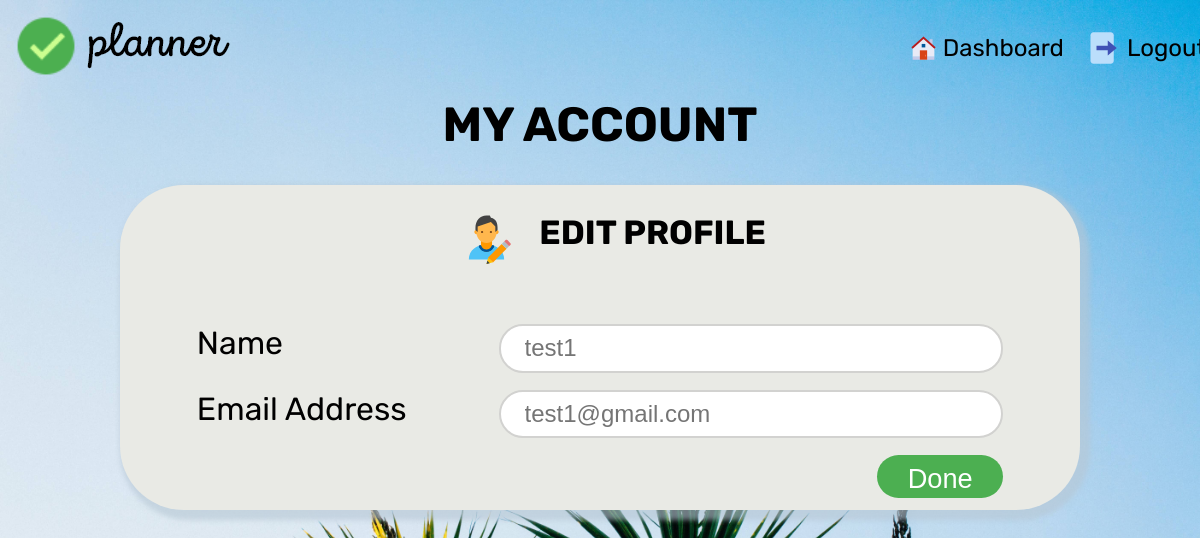
/profile (signed in), run on an earlier commit of the app's database.
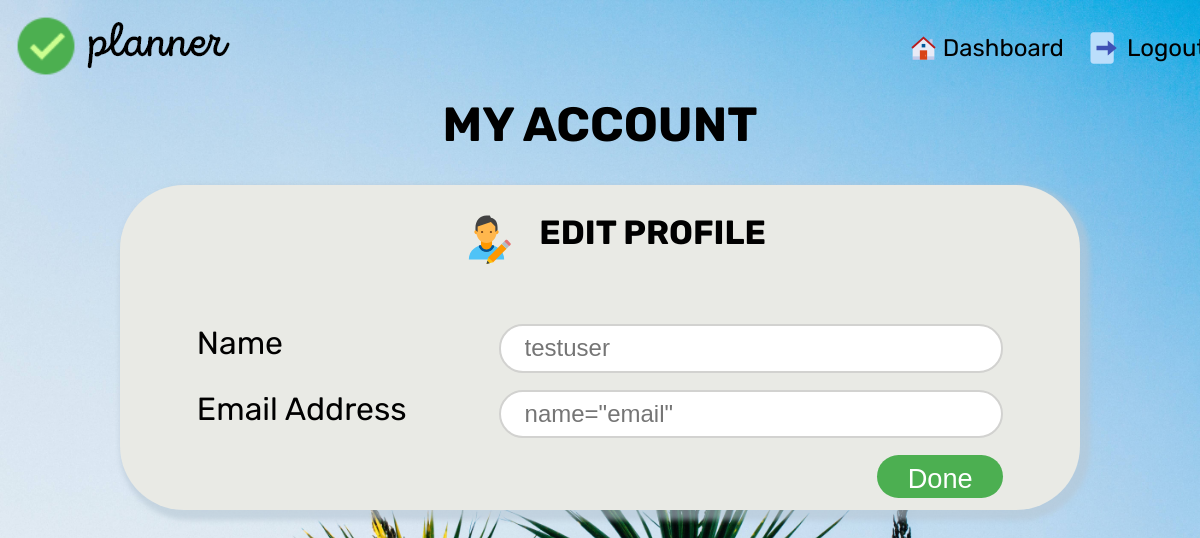
And on a later commit of the database.
### app/models.py (models this page shows, shortened)
class User(UserMixin, db.Model):
    id = db.Column(db.Integer, primary_key=True ) # primary keys are required by SQLAlchemy
    email = db.Column(db.String(100), unique=True)
    password = db.Column(db.String(100))
    name = db.Column(db.String(1000))
    dashboard=db.relationship('Dashboard', backref='creator', lazy='dynamic')

### app/routes.py (the view, shortened to what this page needs)
@app.route('/profile',methods=["GET","POST"])
@login_required
def profile():
    id=current_user.id
    user=User.query.filter_by(id=id).first()
    name=user.name
    email=user.email
    password=user.password
    return render_template('profile.html', name=current_user.name, email=email)

### app/__init__.py (called while the page is built)
@login_manager.user_loader
def load_user(user_id):
    return User.query.get(int(user_id))

### app/templates/profile.html (shortened to what this page needs)
<!DOCTYPE html>
<html lang="en">
  <head>
    <link rel="stylesheet" href="/static/css/profile.css" />
  </head>
  <body class="full">
    <div class="header">
      <div class="logo">
        <a href="{{url_for('index')}}"><img src="/static/assets/icons/logo.png" alt="" /></a>
      </div>
      <div class="home">
        <div class="dashboard">
          <img src="/static/assets/icons/home_48px.svg" alt="" />
          <a href="{{url_for('dashboard')}}">Dashboard</a>
        </div>
        <div class="logout">
          <img src="/static/assets/icons/exit_48px.svg" alt="" />
          <a href="{{url_for('logout')}}">Logout</a>
        </div>
      </div>
    </div>
    <h1>MY ACCOUNT</h1>
    <div class="edit">
      <div class="title">
        <img src="/static/assets/icons/edit-profile_48px.svg" alt="" />
        <h2>EDIT PROFILE</h2>
      </div>
      <form action="" method="POST">
        <div class="details">
          <div class="name">
            <label for="">Name</label>
            <input type="text" placeholder={{name}}  name="name"/>
          </div>
          <div class="email">
            <label for="">Email Address</label>
            <input type="text" placeholder={{email}} name="email" />
          </div>
        </div>
        <div class="done">
          <input type="submit" name="" id="" value="Done">
        </div>
      </form>
    </div>
  </body>
</html>

### app/static/css/profile.css (style rules this page uses)
html,body { margin: 0; left: 0; height: 100%; background-image: url('/static/assets/images/my_account_bg.jpg'); background-size: 100% 100%; background-repeat: no-repeat; background-attachment: fixed; display: flex; flex-direction: column; font-family: 'Rubik', sans-serif; }
.header { display: flex; flex-direction: row; justify-content: space-between; margin: 1%; }
.logo { width: 25%; }
.home { display: flex; flex-direction: row; justify-content: space-around; width: 30%; }
.dashboard, .logout { display: flex; width: 10%; align-items: center; justify-content: space-around; }
.dashboard img { margin: 0 10%; height: auto; }
.logout img { height: 50%; margin: 0 10%; }
.home a { font-size: 1.5rem; margin-left: 5%; text-decoration: none; color: black; }
h1 { margin-top: 0; text-align: center; font-size: 3rem; }
.edit { display: flex; flex-direction: column; justify-content: space-around; background-color: #e9eae5; border-radius: 4rem; padding: 0% 5% 1% 5%; width: 70%; margin: 0% auto; position: center; box-shadow: 5px 5px 5px 5px rgba(181, 199, 211, 0.6); }
.title { display: flex; flex-direction: row; justify-content: center; width: auto; margin: 0 auto; font-size: 1.4rem; }
.title img { width: 10%; padding: 5%; }
form { display: flex; flex-direction: column; justify-content: space-around; }
.details { padding: 2% 0 1% 0; }
.name, .email, .password { margin: 2% 2% 1% 2%; display: flex; flex-direction: row; justify-content: space-around; }
label { font-size: 2rem; width: 40%; }
input { align-items: baseline; justify-content: center; margin: auto; border: 2px solid #d2d2d0; outline: none; border-radius: 1.5rem; width: 60%; height: 1.8rem; padding: 0.5rem 1.5rem; font-size: 1.5rem; }
.done { width: 100%; text-align: right; }
.done input { background-color: #4caf51; width: 15%; margin-right: 2%; padding-bottom: 2.2rem; height: 2rem; font-size: 1.7rem; border: none; outline: none; border-radius: 2rem; color: white; }

What changed in the data, as far as the page shows it:
changed User: name "test1" → "testuser"; email "test1@gmail.com" → (not shown)
